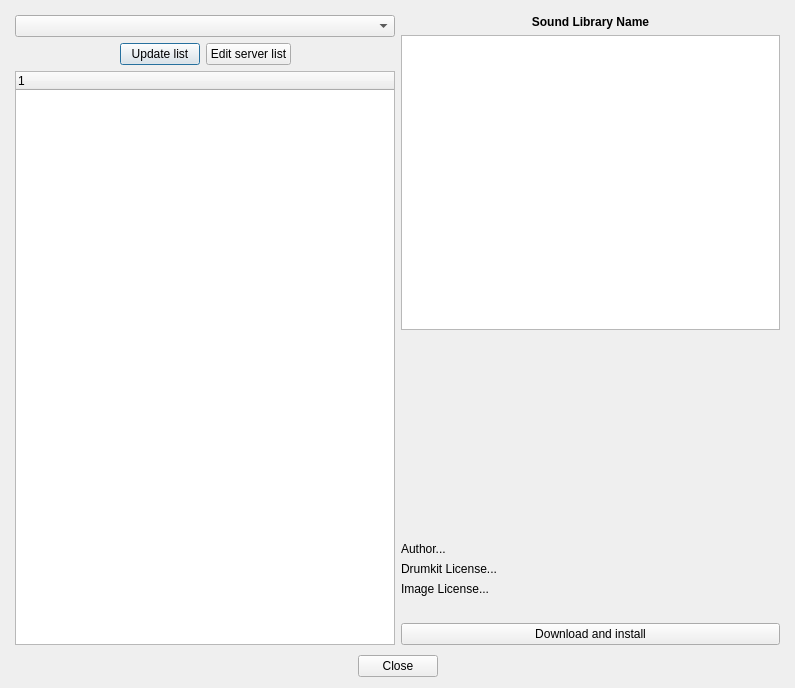
<?xml version="1.0" encoding="UTF-8"?>
<ui version="4.0">
 <class>SoundLibraryOnlineImportDialog_UI</class>
 <widget class="QDialog" name="SoundLibraryOnlineImportDialog_UI">
  <property name="geometry">
   <rect>
    <x>0</x>
    <y>0</y>
    <width>795</width>
    <height>688</height>
   </rect>
  </property>
  <property name="windowTitle">
   <string>Dialog</string>
  </property>
  <layout class="QVBoxLayout">
   <item>
    <layout class="QHBoxLayout" name="horizontalLayout_2">
     <property name="leftMargin">
      <number>4</number>
     </property>
     <property name="topMargin">
      <number>4</number>
     </property>
     <property name="rightMargin">
      <number>4</number>
     </property>
     <property name="bottomMargin">
      <number>4</number>
     </property>
     <item>
      <layout class="QHBoxLayout" name="horizontalLayout">
       <item>
        <layout class="QVBoxLayout" name="TreeLayout">
         <item>
          <widget class="QComboBox" name="repositoryCombo"/>
         </item>
         <item>
          <layout class="QHBoxLayout" name="controlLayout">
           <item>
            <spacer name="lSpacer">
             <property name="orientation">
              <enum>Qt::Horizontal</enum>
             </property>
             <property name="sizeHint" stdset="0">
              <size>
               <width>40</width>
               <height>20</height>
              </size>
             </property>
            </spacer>
           </item>
           <item>
            <widget class="QPushButton" name="UpdateListBtn">
             <property name="text">
              <string>Update list</string>
             </property>
            </widget>
           </item>
           <item>
            <widget class="QPushButton" name="EditListBtn">
             <property name="text">
              <string>Edit server list</string>
             </property>
            </widget>
           </item>
           <item>
            <spacer name="rSpacer">
             <property name="orientation">
              <enum>Qt::Horizontal</enum>
             </property>
             <property name="sizeHint" stdset="0">
              <size>
               <width>40</width>
               <height>20</height>
              </size>
             </property>
            </spacer>
           </item>
          </layout>
         </item>
         <item>
          <widget class="QTreeWidget" name="m_pDrumkitTree">
           <property name="minimumSize">
            <size>
             <width>355</width>
             <height>0</height>
            </size>
           </property>
           <property name="alternatingRowColors">
            <bool>true</bool>
           </property>
           <property name="indentation">
            <number>15</number>
           </property>
           <property name="rootIsDecorated">
            <bool>false</bool>
           </property>
           <property name="itemsExpandable">
            <bool>false</bool>
           </property>
           <column>
            <property name="text">
             <string>1</string>
            </property>
           </column>
          </widget>
         </item>
        </layout>
       </item>
       <item>
        <layout class="QVBoxLayout" name="propertiesLayout">
         <item>
          <widget class="QLabel" name="SoundLibraryNameLbl">
           <property name="maximumSize">
            <size>
             <width>16777215</width>
             <height>50</height>
            </size>
           </property>
           <property name="font">
            <font>
             <weight>75</weight>
             <bold>true</bold>
            </font>
           </property>
           <property name="text">
            <string>Sound Library Name</string>
           </property>
           <property name="alignment">
            <set>Qt::AlignCenter</set>
           </property>
           <property name="wordWrap">
            <bool>true</bool>
           </property>
          </widget>
         </item>
         <item>
          <layout class="QHBoxLayout" name="imageLayout">
           <item>
            <widget class="QTextEdit" name="SoundLibraryInfoLbl">
             <property name="readOnly">
              <bool>true</bool>
             </property>
            </widget>
           </item>
          </layout>
         </item>
         <item>
          <widget class="QLabel" name="drumkitImageLabel">
           <property name="minimumSize">
            <size>
             <width>0</width>
             <height>200</height>
            </size>
           </property>
           <property name="palette">
            <palette>
             <active>
              <colorrole role="WindowText">
               <brush brushstyle="SolidPattern">
                <color alpha="0">
                 <red>34</red>
                 <green>31</green>
                 <blue>30</blue>
                </color>
               </brush>
              </colorrole>
             </active>
             <inactive>
              <colorrole role="WindowText">
               <brush brushstyle="SolidPattern">
                <color alpha="0">
                 <red>34</red>
                 <green>31</green>
                 <blue>30</blue>
                </color>
               </brush>
              </colorrole>
             </inactive>
             <disabled>
              <colorrole role="WindowText">
               <brush brushstyle="SolidPattern">
                <color alpha="255">
                 <red>144</red>
                 <green>141</green>
                 <blue>139</blue>
                </color>
               </brush>
              </colorrole>
             </disabled>
            </palette>
           </property>
           <property name="text">
            <string>TextLabel</string>
           </property>
           <property name="alignment">
            <set>Qt::AlignCenter</set>
           </property>
          </widget>
         </item>
         <item>
          <widget class="QLabel" name="AuthorLbl">
           <property name="maximumSize">
            <size>
             <width>16777215</width>
             <height>30</height>
            </size>
           </property>
           <property name="text">
            <string>Author...</string>
           </property>
           <property name="wordWrap">
            <bool>true</bool>
           </property>
          </widget>
         </item>
         <item>
          <widget class="QLabel" name="LicenseLbl">
           <property name="maximumSize">
            <size>
             <width>16777215</width>
             <height>30</height>
            </size>
           </property>
           <property name="text">
            <string>Drumkit License...</string>
           </property>
           <property name="wordWrap">
            <bool>true</bool>
           </property>
          </widget>
         </item>
         <item>
          <widget class="QLabel" name="ImageLicenseLbl">
           <property name="maximumSize">
            <size>
             <width>16777215</width>
             <height>30</height>
            </size>
           </property>
           <property name="text">
            <string>Image License...</string>
           </property>
           <property name="wordWrap">
            <bool>true</bool>
           </property>
          </widget>
         </item>
         <item>
          <spacer name="centerSpacer">
           <property name="orientation">
            <enum>Qt::Horizontal</enum>
           </property>
           <property name="sizeHint" stdset="0">
            <size>
             <width>372</width>
             <height>21</height>
            </size>
           </property>
          </spacer>
         </item>
         <item>
          <widget class="QPushButton" name="DownloadBtn">
           <property name="text">
            <string>Download and install</string>
           </property>
          </widget>
         </item>
        </layout>
       </item>
      </layout>
     </item>
    </layout>
   </item>
   <item>
    <layout class="QHBoxLayout" name="bottomLayout">
     <item>
      <spacer name="spacerLClose">
       <property name="orientation">
        <enum>Qt::Horizontal</enum>
       </property>
       <property name="sizeHint" stdset="0">
        <size>
         <width>40</width>
         <height>20</height>
        </size>
       </property>
      </spacer>
     </item>
     <item>
      <widget class="QPushButton" name="close_btn">
       <property name="text">
        <string>Close</string>
       </property>
      </widget>
     </item>
     <item>
      <spacer name="spsacerRClose">
       <property name="orientation">
        <enum>Qt::Horizontal</enum>
       </property>
       <property name="sizeHint" stdset="0">
        <size>
         <width>40</width>
         <height>20</height>
        </size>
       </property>
      </spacer>
     </item>
    </layout>
   </item>
  </layout>
 </widget>
 <resources/>
 <connections/>
</ui>
